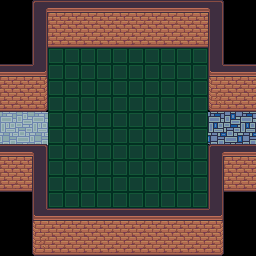

Below is a game level as drawn by its tile map, then a one-line description and the .tmx that defines it (tile-layer data replaced by summaries):
An orthogonal 16x16 tile map with 16x16 px tiles, 4 tile layers (Tile Layer 1, Tile Layer 2, Tile Layer 3, Above Player), 2 tilesets and 24 objects (14x event, 10x collision).

<map version="1.8" tiledversion="1.8.5" orientation="orthogonal" renderorder="right-down" width="16" height="16" tilewidth="16" tileheight="16" infinite="0" nextlayerid="7" nextobjectid="28">
 <properties>
  <property name="edges" value="clamped" />
  <property name="scenario" value="xero" />
  <property name="slug" value="taba_ba_br_1" />
 </properties>
 <tileset firstgid="1" name="core_indoor_floors" tilewidth="16" tileheight="16" tilecount="3864" columns="46">
  <image source="../gfx/tilesets/core_indoor_floors.png" width="736" height="1344" />
 </tileset>
 <tileset firstgid="3865" name="core_indoor_walls" tilewidth="16" tileheight="16" tilecount="3864" columns="46">
  <image source="../gfx/tilesets/core_indoor_walls.png" width="736" height="1344" />
 </tileset>
 <layer id="1" name="Tile Layer 1" width="16" height="16">
  <data>[256 cells, 224 non-empty, 21 distinct tile ids]</data>
 </layer>
 <layer id="2" name="Tile Layer 2" width="16" height="16">
  <data>[256 cells, 0 non-empty, 0 distinct tile ids]</data>
 </layer>
 <layer id="3" name="Tile Layer 3" width="16" height="16">
  <data>[256 cells, 0 non-empty, 0 distinct tile ids]</data>
 </layer>
 <layer id="4" name="Above Player" width="16" height="16">
  <data>[256 cells, 3 non-empty, 2 distinct tile ids]</data>
 </layer>
 <objectgroup color="#ff0000" id="5" name="Collisions">
  <object id="1" type="collision" x="32" y="0" width="192" height="48" />
  <object id="2" type="collision" x="208" y="48" width="16" height="64" />
  <object id="3" type="collision" x="224" y="64" width="32" height="48" />
  <object id="4" type="collision" x="32" y="144" width="16" height="112" />
  <object id="5" type="collision" x="48" y="208" width="176" height="48" />
  <object id="6" type="collision" x="208" y="144" width="48" height="48" />
  <object id="7" type="collision" x="208" y="192" width="16" height="16" />
  <object id="18" type="collision" x="32" y="48" width="16" height="64" />
  <object id="26" type="collision" x="0" y="64" width="32" height="48" />
  <object id="27" type="collision" x="0" y="144" width="32" height="48" />
 </objectgroup>
 <objectgroup color="#ffff00" id="6" name="Events">
  <!-- 14 objects omitted --></objectgroup>
</map>
<!-- 14 of 24 objects omitted -->
